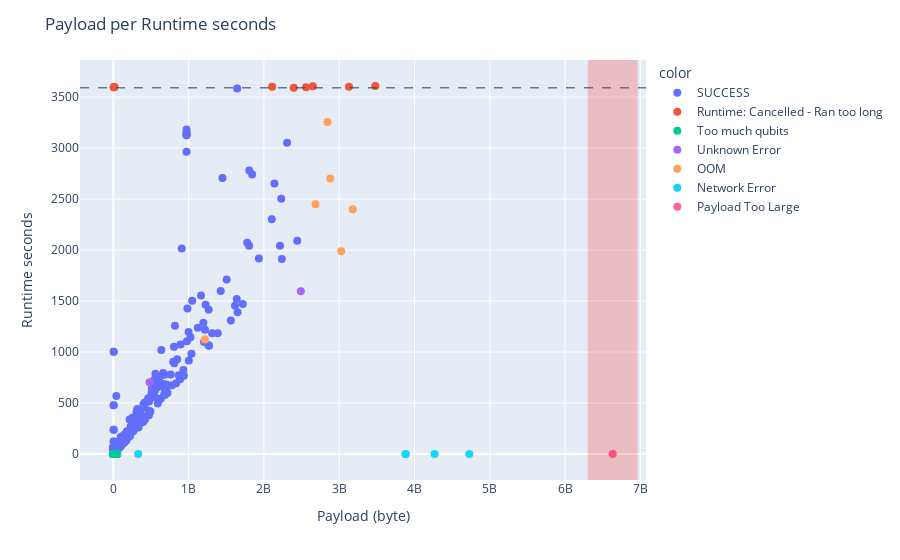

Write notebook code for a chart like this one.
### Markdown cell above
### Runtime seconds vs number of circuits
Time_simulation (aka, runtime-seconds) versus payload size. This helps us see what the cutoffs look like. For this plot, I would suggest plotting lines indicating the payload size at which the Runtime says it was too big, as well as the time past which the Runtime said it timed out.

### Code cell
list_payload_size = tele_file["payload_size"].tolist()
list_time_simu = tele_file["time_simu"].tolist()
list_comment = tele_file["comment"].tolist()

exceed_payload = []
exceed_time = []
for time_simu, payload_size, comment in zip(list_time_simu, list_payload_size, list_comment):
    exceed_payload.append(payload_size) if comment == "Payload Too Large" else None
    exceed_time.append(time_simu) if comment == "Runtime: Cancelled - Ran too long" else None

print("Size of dataframe : ", len(list_payload_size))

#fig = px.scatter(x=list_time_simu, y=list_payload_size, color=list_comment)
#fig.add_hrect(y0=(min(exceed_payload)-min(exceed_payload)/20), y1=(max(exceed_payload)+max(exceed_payload)/20), 
              #line_width=0,line_color="red", fillcolor="red", opacity=0.2)
#fig.add_vline(x=min(exceed_time), fillcolor="green", line_width=1, line_dash="dash")
#fig.update_layout(title_text='Payload per Runtime seconds', 
                  #xaxis_title="Runtime seconds", yaxis_title="Payload (kb)")

fig = px.scatter(x=list_payload_size, y=list_time_simu, color=list_comment)
fig.add_hline(y=min(exceed_time), fillcolor="green", line_width=1, line_dash="dash")
fig.add_vrect(x0=(min(exceed_payload)-min(exceed_payload)/20), x1=(max(exceed_payload)+max(exceed_payload)/20), 
              line_width=0,line_color="red", fillcolor="red", opacity=0.2)
fig.update_layout(title_text='Payload per Runtime seconds', 
                  xaxis_title="Payload (byte)", yaxis_title="Runtime seconds")

fig.update_traces(marker=dict(size=8))

interac_o_static(fig)

### Figure 1 — Plotly figure (JSON) as saved in the notebook; plotly's stock layout.template omitted (floating-point values rounded to 4 significant figures; data arrays with more than 128 entries replaced by an {"elided": "..."} marker saying what was removed)
{"data": [{"hovertemplate": "color=SUCCESS<br>x=%{x}<br>y=%{y}<extra></extra>", "legendgroup": "SUCCESS", "marker": {"color": "#636efa", "size": 8, "symbol": "circle"}, "mode": "markers", "name": "SUCCESS", "orientation": "v", "showlegend": true, "type": "scatter", "x": {"elided": "690 int values"}, "xaxis": "x", "y": {"elided": "690 float values"}, "yaxis": "y"}, {"hovertemplate": "color=Runtime: Cancelled - Ran too long<br>x=%{x}<br>y=%{y}<extra></extra>", "legendgroup": "Runtime: Cancelled - Ran too long", "marker": {"color": "#EF553B", "size": 8, "symbol": "circle"}, "mode": "markers", "name": "Runtime: Cancelled - Ran too long", "orientation": "v", "showlegend": true, "type": "scatter", "x": [13338368, 5605768, 13338368, 5605768, 2109948280, 2559765104, 3479657680, 3129700944, 2649460544, 2395789240], "xaxis": "x", "y": [3598.0, 3597.0, 3598.0, 3597.0, 3603.0, 3596.0, 3609.0, 3601.0, 3606.0, 3591.0], "yaxis": "y"}, {"hovertemplate": "color=Too much qubits<br>x=%{x}<br>y=%{y}<extra></extra>", "legendgroup": "Too much qubits", "marker": {"color": "#00cc96", "size": 8, "symbol": "circle"}, "mode": "markers", "name": "Too much qubits", "orientation": "v", "showlegend": true, "type": "scatter", "x": {"elided": "285 int values"}, "xaxis": "x", "y": {"elided": "285 int values"}, "yaxis": "y"}, {"hovertemplate": "color=Unknown Error<br>x=%{x}<br>y=%{y}<extra></extra>", "legendgroup": "Unknown Error", "marker": {"color": "#ab63fa", "size": 8, "symbol": "circle"}, "mode": "markers", "name": "Unknown Error", "orientation": "v", "showlegend": true, "type": "scatter", "x": [2489668680, 481927736], "xaxis": "x", "y": [1595.0, 703.1], "yaxis": "y"}, {"hovertemplate": "color=OOM<br>x=%{x}<br>y=%{y}<extra></extra>", "legendgroup": "OOM", "marker": {"color": "#FFA15A", "size": 8, "symbol": "circle"}, "mode": "markers", "name": "OOM", "orientation": "v", "showlegend": true, "type": "scatter", "x": [2844273952, 1215683288, 2880768472, 3179347408, 2685648472, 3026525264], "xaxis": "x", "y": [3257.0, 1122.0, 2701.0, 2401.0, 2450.0, 1988.0], "yaxis": "y"}, {"hovertemplate": "color=Network Error<br>x=%{x}<br>y=%{y}<extra></extra>", "legendgroup": "Network Error", "marker": {"color": "#19d3f3", "size": 8, "symbol": "circle"}, "mode": "markers", "name": "Network Error", "orientation": "v", "showlegend": true, "type": "scatter", "x": [4266056112, 330179000, 4727542384, 3881463848, 3881463848], "xaxis": "x", "y": [0, 0, 0, 0, 0], "yaxis": "y"}, {"hovertemplate": "color=Payload Too Large<br>x=%{x}<br>y=%{y}<extra></extra>", "legendgroup": "Payload Too Large", "marker": {"color": "#FF6692", "size": 8, "symbol": "circle"}, "mode": "markers", "name": "Payload Too Large", "orientation": "v", "showlegend": true, "type": "scatter", "x": [6631575536], "xaxis": "x", "y": [0], "yaxis": "y"}], "layout": {"legend": {"title": {"text": "color"}, "tracegroupgap": 0}, "margin": {"t": 60}, "shapes": [{"fillcolor": "green", "line": {"dash": "dash", "width": 1}, "type": "line", "x0": 0, "x1": 1, "xref": "x domain", "y0": 3591.0, "y1": 3591.0, "yref": "y"}, {"fillcolor": "red", "line": {"color": "red", "width": 0}, "opacity": 0.2, "type": "rect", "x0": 6300000000.0, "x1": 6963000000.0, "xref": "x", "y0": 0, "y1": 1, "yref": "y domain"}], "title": {"text": "Payload per Runtime seconds"}, "xaxis": {"anchor": "y", "domain": [0, 1], "title": {"text": "Payload (byte)"}}, "yaxis": {"anchor": "x", "domain": [0, 1], "title": {"text": "Runtime seconds"}}}}
